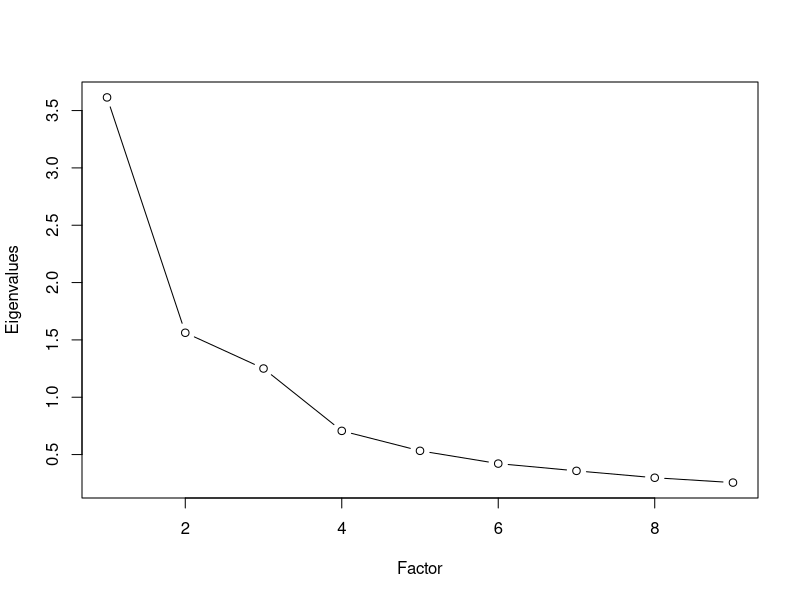

Recreate this plot in R.
#############################################
### load data
library(lavaan)
dat = HolzingerSwineford1939[HolzingerSwineford1939$school=="Grant-White",]
dat = dat[, -c(1:6)]
names(dat) = c("visual", "cubes", "lozenge", "paragraph", "sentence", "wordm", 
               "add", "counting", "straight")
dat[1:3, ]
###########################################
### determine the number of factors of FA
fa.cor = cor(dat)
fa.eigen = eigen(fa.cor)
fa.eigen$values
sum(fa.eigen$values)
cumsum(fa.eigen$values)/9
# use the scree plot
plot(fa.eigen$values, type = "b", ylab = "Eigenvalues", xlab = "Factor") # we choose 4
##############################################
### factor analysis
fa.res = factanal(x = dat, factors = 4, rotation = "none")
fa.res
##############################################
### factor rotation
fa.res = factanal(x = dat, factors = 4, rotation = "promax")
print(fa.res, cut = 0.2)
##############################################
### factor scores
fa.res = factanal(x = dat, factors = 4, rotation = "promax", scores = "Bartlett")
head(fa.res$scores)
summary(lm(Factor2 ~ Factor1, data = as.data.frame(fa.res$scores)))
